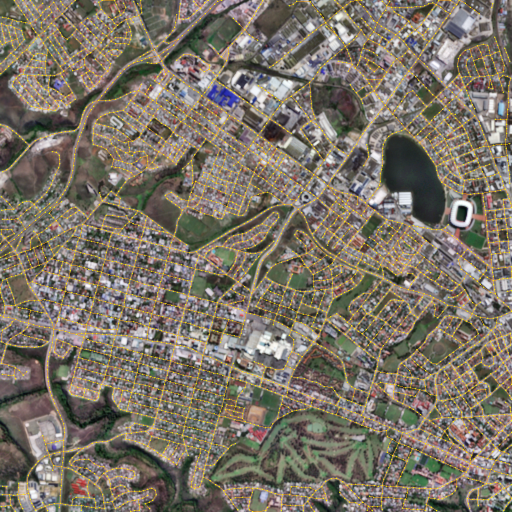
#> input picture images/PortElizabeth_AlbanyThicket_-33p896_25p579_Urban_r3_c2.png, 1024 x 1024 px (shown at 1/2 size)
$ python -i skeletonize.py   (imports and definitions only)   (older library calls are emulated)
#> lines starting #> are read from the running program, lines starting #| are printed output that depends on the picture
#!/usr/bin/env python2
# -*- coding: utf-8 -*-
"""
Created on Sun May  6 08:51:36 2018

@author: avanetten

Inspired by:
    https://github.com/SpaceNetChallenge/RoadDetector/blob/master/albu-solution/src/skeleton.py
"""

from skimage.morphology import skeletonize, remove_small_objects, remove_small_holes, medial_axis
from skimage.morphology import erosion, dilation, opening, closing, disk
import numpy as np
from scipy import ndimage as ndi
from matplotlib.pylab import plt
from . import sknw
import os
import pandas as pd
from itertools import tee
from scipy.spatial.distance import pdist, squareform
from collections import OrderedDict #, defaultdict
import json
import time
import random
import argparse
import networkx as nx
import logging
from multiprocessing.pool import Pool
import skimage
import skimage.draw
import scipy.spatial
import skimage.io
import cv2

logger1 = None
linestring = "LINESTRING {}"


# from apls.py
###############################################################################
# [193 lines left out: functions clean_sub_graphs, dl_post_process_pred, not called in this run]


###############################################################################
def cv2_skeletonize(img):
    """ OpenCV function to return a skeletonized version of img, a Mat object
    https://gist.github.com/jsheedy/3913ab49d344fac4d02bcc887ba4277d"""
    #  hat tip to http://felix.abecassis.me/2011/09/opencv-morphological-skeleton/

    img = img.copy() # don't clobber original
    skel = img.copy()

    skel[:,:] = 0
    kernel = cv2.getStructuringElement(cv2.MORPH_CROSS, (3,3))

    while True:
        eroded = cv2.morphologyEx(img, cv2.MORPH_ERODE, kernel)
        temp = cv2.morphologyEx(eroded, cv2.MORPH_DILATE, kernel)
        temp  = cv2.subtract(img, temp)
        skel = cv2.bitwise_or(skel, temp)
        img[:,:] = eroded[:,:]
        if cv2.countNonZero(img) == 0:
            break

    return skel


###############################################################################
# [42 lines left out: functions pairwise, remove_sequential_duplicates, remove_duplicate_segments, not called in this run]


###############################################################################
def flatten(l):
    return [item for sublist in l for item in sublist]


###############################################################################
# [106 lines left out: functions get_angle, preprocess, graph2lines, visualize, not called in this run]


###############################################################################
def line_points_dist(line1, pts):
    return np.cross(line1[1] - line1[0], pts - line1[0]) / np.linalg.norm(line1[1] - line1[0])


###############################################################################
# [750 lines left out: functions remove_small_terminal, add_direction_change_nodes, add_small_segments, make_skeleton, img_to_ske_G, G_to_wkt and 2 more, not called in this run]


##############################################################################
# [2 lines not run here, left out]

>>> import cv2
>>> picture = cv2.imread('../../../images/PortElizabeth_AlbanyThicket_-33p896_25p579_Urban_r3_c2.png')
#> picture is the input picture: shape (1024, 1024, 3); mean B, G, R 102.8, 115.7, 123.5
>>> result = cv2_skeletonize(picture)
#> in cv2_skeletonize, `skel[:,:] = 0`: skel: shape (1024, 1024, 3); every value is 0
#> the loop in cv2_skeletonize, `while True:` made 1 pass
#> pass 1, in cv2_skeletonize, `eroded = cv2.morphologyEx(img, cv2.MORPH_ERODE, kernel)`:
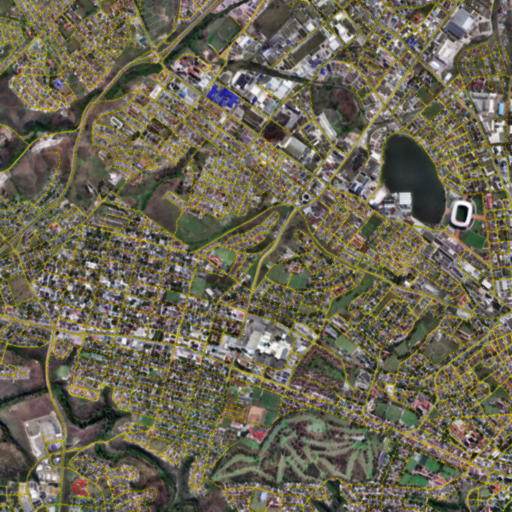
#> eroded: shape (1024, 1024, 3) (shown at 1/2 size); mean B, G, R 82.9, 101.9, 106.7
#> pass 1, in cv2_skeletonize, `temp = cv2.morphologyEx(eroded, cv2.MORPH_DILATE, kernel)`:
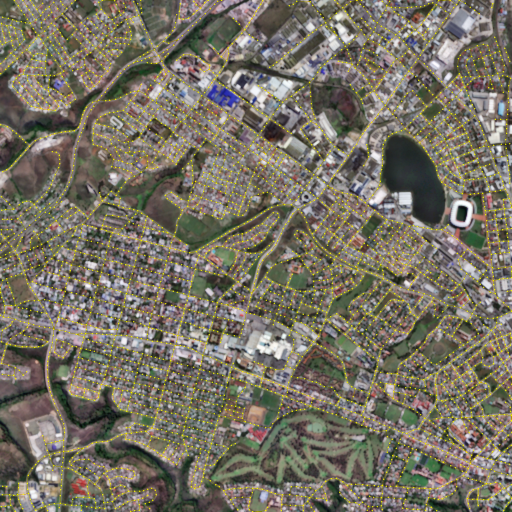
#> temp: shape (1024, 1024, 3) (shown at 1/2 size); mean B, G, R 99.5, 113.7, 118.8
#> pass 1, in cv2_skeletonize, `temp  = cv2.subtract(img, temp)`:
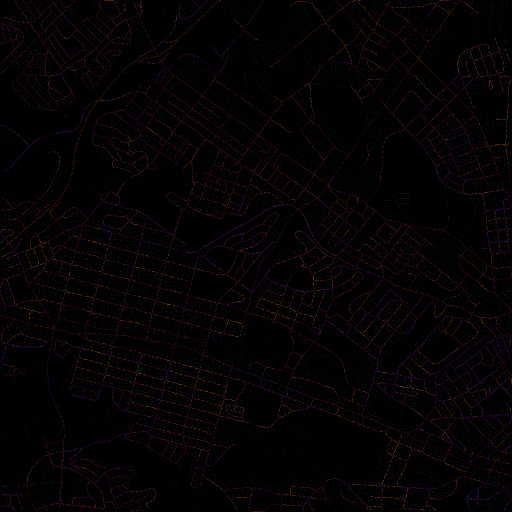
#> temp: shape (1024, 1024, 3) (shown at 1/2 size); mean B, G, R 3.3, 2, 4.7
#> (the run stopped early here; a loop or call above may not have finished)
